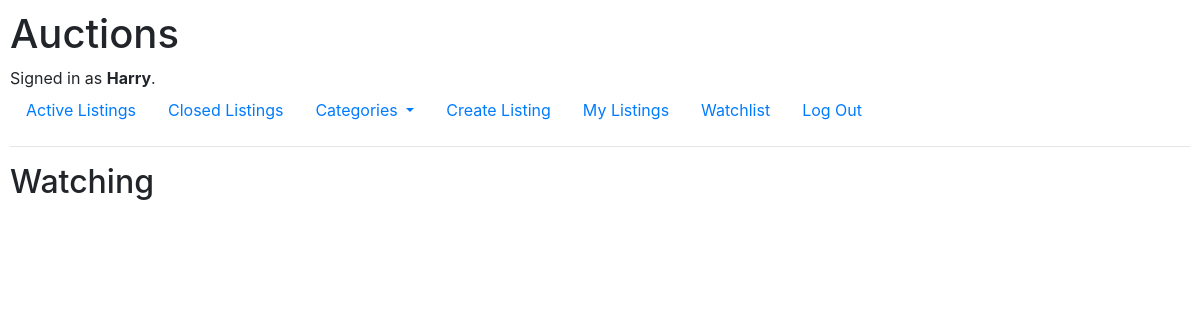
Before: /watching (signed in) with the older database file.
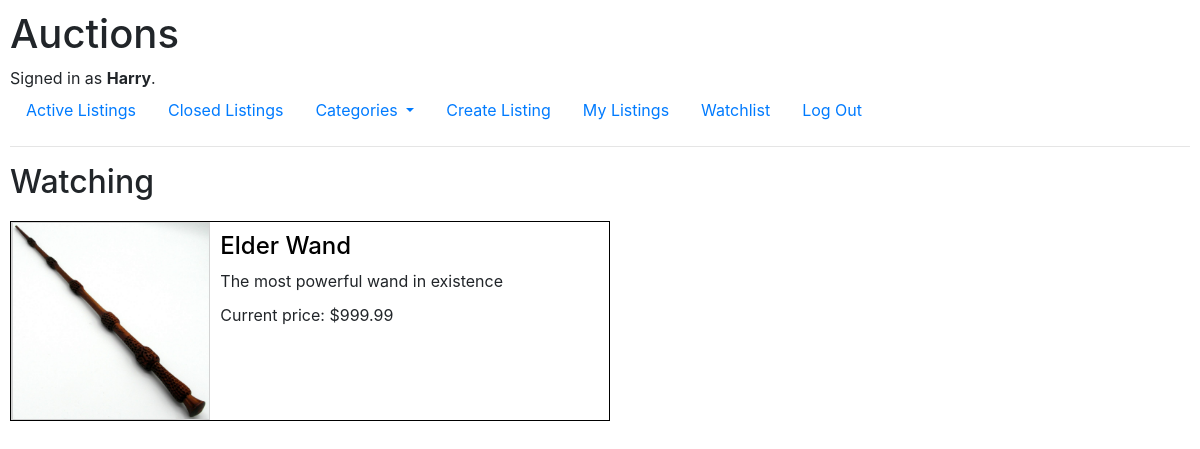
After: the same page with the newer database file.
### auctions/models.py (models this page shows, shortened)
class Listing(models.Model):
    title = models.CharField(max_length=64)
    description = models.TextField()
    image = models.ImageField(blank=True, upload_to='images')
    categories = Choices("Clothing/Footwear","Books","Electronics","Cosmetics","Toys","Home/Garden","Sport/Leisure", "Other")
    category = models.CharField(choices=categories, max_length=32)
    price = models.DecimalField(decimal_places=2, max_digits=10)
    lister = models.ForeignKey(User, on_delete=models.CASCADE, related_name="selling")
    active = models.BooleanField(default=True)
    watchers = models.ManyToManyField(User, blank=True, related_name="watching")
    time = models.DateTimeField("Time listed", auto_now_add=True)

### auctions/views.py (the view)
# urls.py: path("watching", views.watching, name="watching"),
def watching(request):
    return render(request, "auctions/watching.html", {
        "listings": Listing.objects.all()
    })

### auctions/templates/auctions/watching.html (shortened to what this page needs)
{% extends "auctions/layout.html" %}
{% block body %}
    <h2>Watching</h2>
    {% for listing in listings %}
        {% if user in listing.watchers.all %}
            <div class="mini-listing">
                <div class="mini-listing-left">
                    <img src="{{ listing.image.url }}" class="mini-listing-image">
                </div>
                <div class="mini-listing-right">
                    <a class="mini-listing-link" href="{% url 'listing' listing.id %}"><h4>{{ listing.title }}</h4></a>
                    <div class="mini-listing-description">{{ listing.description }}</div>
                    <p>Current price: ${{ listing.price }}</p>
                </div>
            </div>
        {% endif %}
    {% endfor %}
{% endblock %}

Changed rows visible on the page:
added Listing: image (picture), title "Elder Wand", description "The most powerful wand in existence", price "999.99"
